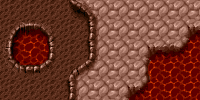

The image is a tile-based game level rendered from a .tmx file. Its description and source (layers, tilesets, objects; grid data summarised) follow:
An orthogonal 10x5 tile map with 20x20 px tiles, 1 tile layer (Tile Layer 1), 5 tilesets.

<map version="1.0" orientation="orthogonal" width="10" height="5" tilewidth="20" tileheight="20">
 <tileset firstgid="1" name="Crater" tilewidth="20" tileheight="20" spacing="1" margin="1">
  <image source="Crater.png" width="64" height="106" />
 </tileset>
 <tileset firstgid="16" name="Lava" tilewidth="20" tileheight="20" spacing="1" margin="1">
  <image source="Lava.png" width="64" height="106" />
 </tileset>
 <tileset firstgid="31" name="Crater2Lava" tilewidth="20" tileheight="20" spacing="1" margin="1">
  <image source="Crater2Lava.png" width="64" height="106" />
 </tileset>
 <tileset firstgid="46" name="Mountains" tilewidth="20" tileheight="20" spacing="1" margin="1">
  <image source="Mountains.png" width="64" height="106" />
 </tileset>
 <tileset firstgid="61" name="Mountain2Crater" tilewidth="20" tileheight="20" spacing="1" margin="1">
  <image source="Mountain2Crater.png" width="64" height="106" />
 </tileset>
 <layer name="Tile Layer 1" width="10" height="5">
  <data>[50 cells, 50 non-empty, 21 distinct tile ids]</data>
 </layer>
</map>